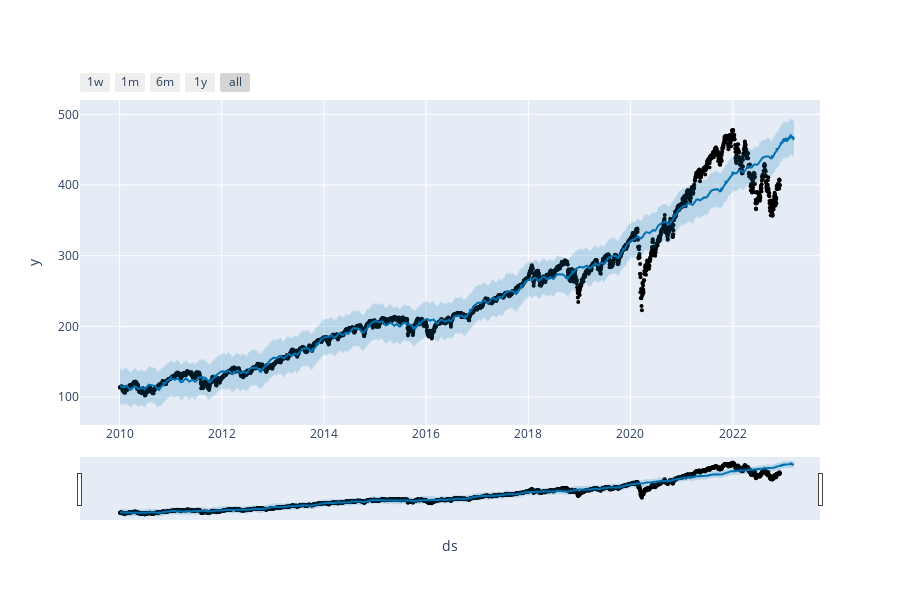

The cell this chart's notebook holds for it:
### Code cell
# Python
plot_plotly(m, forecast)

### Figure 1 — Plotly figure (JSON) as saved in the notebook; plotly's stock layout.template omitted (floating-point values rounded to 4 significant figures; data arrays with more than 128 entries replaced by an {"elided": "..."} marker saying what was removed)
{"data": [{"marker": {"color": "black", "size": 4}, "mode": "markers", "name": "Actual", "type": "scatter", "x": {"elided": "3253 str values"}, "y": {"elided": "3253 float values"}}, {"hoverinfo": "skip", "line": {"width": 0}, "mode": "lines", "type": "scatter", "x": {"elided": "3353 str values"}, "y": {"elided": "3353 float values"}}, {"fill": "tonexty", "fillcolor": "rgba(0, 114, 178, 0.2)", "line": {"color": "#0072B2", "width": 2}, "mode": "lines", "name": "Predicted", "type": "scatter", "x": {"elided": "3353 str values"}, "y": {"elided": "3353 float values"}}, {"fill": "tonexty", "fillcolor": "rgba(0, 114, 178, 0.2)", "hoverinfo": "skip", "line": {"width": 0}, "mode": "lines", "type": "scatter", "x": {"elided": "3353 str values"}, "y": {"elided": "3353 float values"}}], "layout": {"height": 600, "showlegend": false, "width": 900, "xaxis": {"rangeselector": {"buttons": [{"count": 7, "label": "1w", "step": "day", "stepmode": "backward"}, {"count": 1, "label": "1m", "step": "month", "stepmode": "backward"}, {"count": 6, "label": "6m", "step": "month", "stepmode": "backward"}, {"count": 1, "label": "1y", "step": "year", "stepmode": "backward"}, {"step": "all"}]}, "rangeslider": {"visible": true}, "title": {"text": "ds"}, "type": "date"}, "yaxis": {"title": {"text": "y"}}}}
